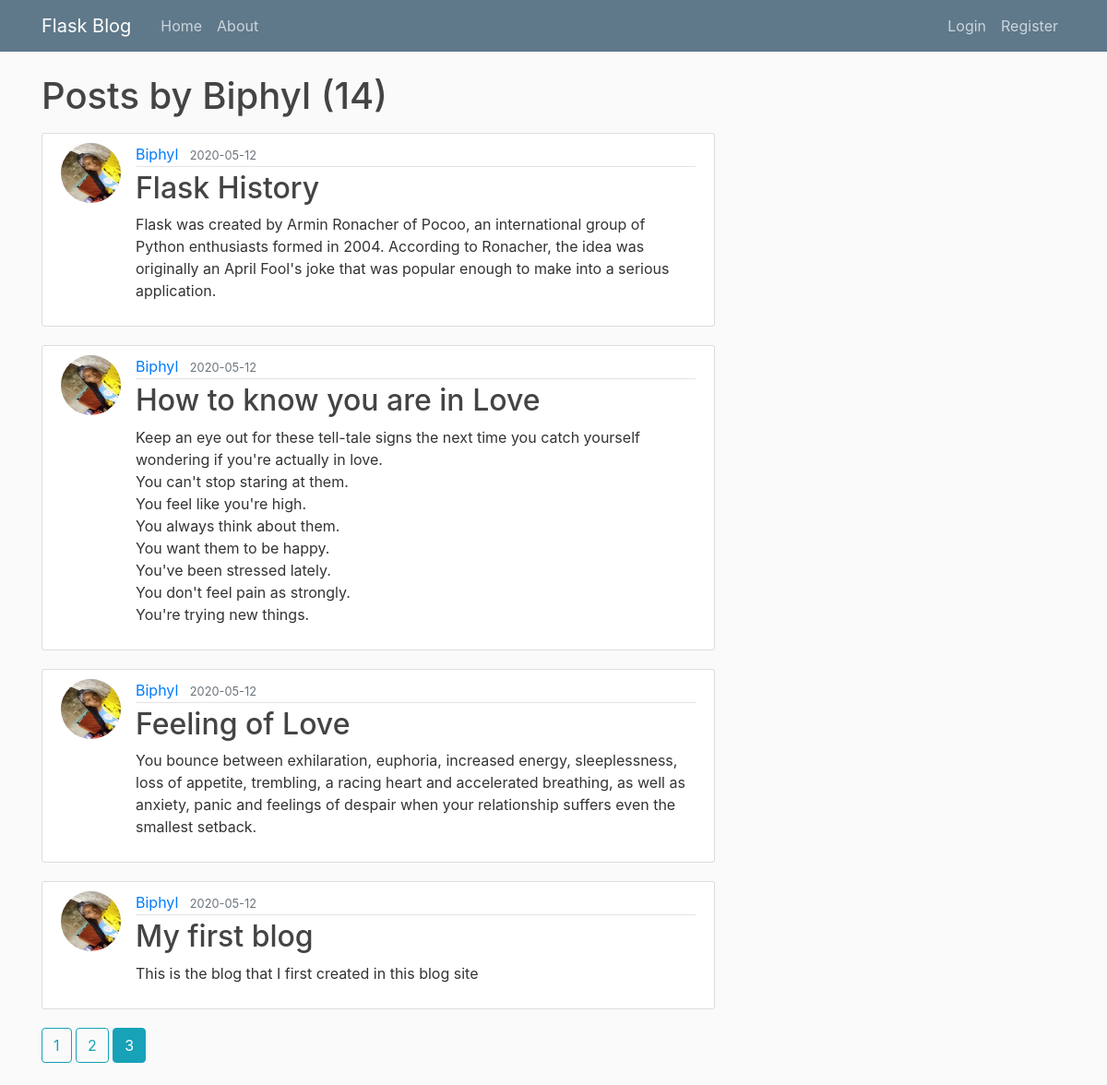
The app's page /user/Biphyl?page=3 with its own data.
### blog/models.py (models this page shows, shortened)
class User(db.Model, UserMixin):
    id = db.Column(db.Integer, primary_key=True)
    username = db.Column(db.String(20), unique=True, nullable=False)
    email = db.Column(db.String(120), unique=True, nullable=False)
    image_file = db.Column(db.String(20), nullable=False, default='default.jpg')
    password = db.Column(db.String(60), nullable=False)
    posts = db.relationship('Post', backref='author', lazy=True)

class Post(db.Model):
    id = db.Column(db.Integer, primary_key=True)
    title = db.Column(db.String(100), nullable=False)
    date_posted = db.Column(db.DateTime, nullable=False, default=datetime.utcnow)
    content = db.Column(db.Text, nullable=False)
    user_id = db.Column(db.Integer, db.ForeignKey('user.id'), nullable=False)

### blog/routes.py (the view)
@app.route("/user/<string:username>")
def user_posts(username):
    page = request.args.get('page', 1, type=int)
    user = User.query.filter_by(username=username).first_or_404()
    posts = Post.query.filter_by(author=user)\
        .order_by(Post.date_posted.desc())\
        .paginate(page=page, per_page=5)
    return render_template('user_posts.html', posts=posts, user=user)

### blog/templates/user_posts.html
{% extends "base.html" %}
{% block content %}
    <h1 class="mb-3">Posts by {{ user.username }} ({{ posts.total }})</h1>
    {% for post in posts.items %}
        <article class="media content-section">
          <img class="rounded-circle article-img" src="{{ url_for('static', filename='profile_pics/' + post.author.image_file) }}">
          <div class="media-body">
            <div class="article-metadata">
              <a class="mr-2" href="{{ url_for('user_posts', username=post.author.username) }}">{{ post.author.username }}</a>
              <small class="text-muted">{{ post.date_posted.strftime('%Y-%m-%d') }}</small>
            </div>
            <h2><a class="article-title" href="{{ url_for('post', post_id=post.id) }}">{{ post.title }}</a></h2>
            <p class="article-content">{{ post.content }}</p>
          </div>
        </article>
    {% endfor %}
    {% for page_num in posts.iter_pages(left_edge=1, right_edge=1, left_current=1, right_current=2) %}
      {% if page_num %}
        {% if posts.page == page_num %}
          <a class="btn btn-info mb-4" href="{{ url_for('user_posts', username=user.username, page=page_num) }}">{{ page_num }}</a>
        {% else %}
          <a class="btn btn-outline-info mb-4" href="{{ url_for('user_posts', username=user.username, page=page_num) }}">{{ page_num }}</a>
        {% endif %}
      {% else %}
        ...
      {% endif %}
    {% endfor %}
{% endblock content %}

### blog/static/main.css (style rules this page uses)
body { background: #fafafa; color: #333333; margin-top: 5rem; }
h1, h2, h3, h4, h5, h6 { color: #444444; }
.content-section { background: #ffffff; padding: 10px 20px; border: 1px solid #dddddd; border-radius: 3px; margin-bottom: 20px; }
.article-title { color: #444444; }
.article-content { white-space: pre-line; }
.article-img { height: 65px; width: 65px; margin-right: 16px; }
.article-metadata { padding-bottom: 1px; margin-bottom: 4px; border-bottom: 1px solid #e3e3e3 }

### records on screen
User: username "Biphyl"
Post: image_file (picture), author.username "Biphyl", date_posted "2020-05-12", title "Flask History", content "Flask was created by Armin Ronacher of Pocoo, an international group of Python enthusiasts formed in 2004. According to Ronacher, the idea was originally an April Fool's joke that was popular enough to make into a serious application."
Post: image_file (picture), author.username "Biphyl", date_posted "2020-05-12", title "How to know you are in Love", content "Keep an eye out for these tell-tale signs the next time you catch yourself wondering if you're actually in love. You can't stop staring at them. You feel like you're high.​ You always think about them.​ You want them to be happy.​ You've been stressed lately. You don't feel pain as strongly.​ You're trying new things."
Post: image_file (picture), author.username "Biphyl", date_posted "2020-05-12", title "Feeling of Love", content "You bounce between exhilaration, euphoria, increased energy, sleeplessness, loss of appetite, trembling, a racing heart and accelerated breathing, as well as anxiety, panic and feelings of despair when your relationship suffers even the smallest setback."
Post: image_file (picture), author.username "Biphyl", date_posted "2020-05-12", title "My first blog", content "This is the blog that I first created in this blog site"

### other values on screen
{{ posts.total }} "14"
{{ page_num }} "1" "2"
{{ page_num }} "3"
